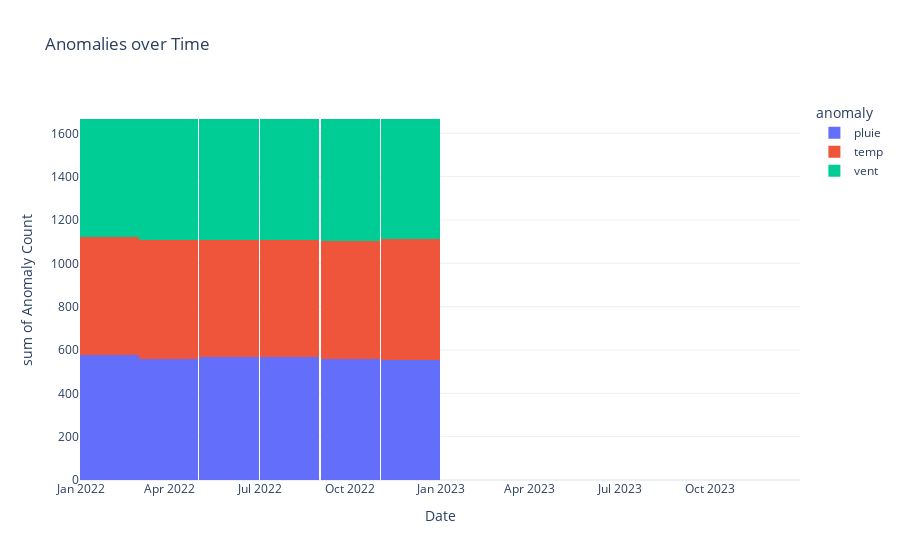

This figure's notebook cell:
### Code cell
df['date'] = pd.to_datetime(df['date']) 
df['date_only'] = df['date'].dt.date
# Group data by date and anomaly, then count the instances
grouped_df = df.groupby(['date_only', 'anomaly']).size().reset_index(name='counts')

# Create line plot with Plotly
fig = px.histogram(grouped_df, x='date_only', y='counts', color='anomaly', 
              title='Anomalies over Time', labels={'date_only': 'Date', 'counts': 'Anomaly Count'})

# Show plot
fig.show()

### Figure 1 — Plotly figure (JSON) as saved in the notebook; plotly's stock layout.template omitted (floating-point values rounded to 4 significant figures)
{"data": [{"alignmentgroup": "True", "bingroup": "x", "histfunc": "sum", "hovertemplate": "anomaly=pluie<br>Date=%{x}<br>sum of Anomaly Count=%{y}<extra></extra>", "legendgroup": "pluie", "marker": {"color": "#636efa", "pattern": {"shape": ""}}, "name": "pluie", "offsetgroup": "pluie", "orientation": "v", "showlegend": true, "type": "histogram", "x": ["2022-01-01", "2022-01-02", "2022-01-03", "2022-01-04", "2022-02-01", "2022-02-02", "2022-02-03", "2022-02-04", "2022-03-01", "2022-03-02", "2022-03-03", "2022-03-04", "2022-04-01", "2022-04-02", "2022-04-03", "2022-04-04", "2022-05-01", "2022-05-02", "2022-05-03", "2022-05-04", "2022-06-01", "2022-06-02", "2022-06-03", "2022-06-04", "2022-07-01", "2022-07-02", "2022-07-03", "2022-07-04", "2022-08-01", "2022-08-02", "2022-08-03", "2022-08-04", "2022-09-01", "2022-09-02", "2022-09-03", "2022-09-04", "2022-10-01", "2022-10-02", "2022-10-03", "2022-10-04", "2022-11-01", "2022-11-02", "2022-11-03", "2022-11-04", "2022-12-01", "2022-12-02", "2022-12-03", "2022-12-04", "2023-11-29"], "xaxis": "x", "y": [102, 80, 77, 23, 85, 92, 107, 9, 86, 86, 95, 20, 62, 87, 97, 27, 89, 94, 88, 26, 64, 93, 80, 32, 87, 82, 74, 26, 98, 103, 79, 17, 100, 76, 85, 23, 79, 83, 69, 43, 68, 82, 86, 41, 86, 76, 71, 42, 1], "yaxis": "y"}, {"alignmentgroup": "True", "bingroup": "x", "histfunc": "sum", "hovertemplate": "anomaly=temp<br>Date=%{x}<br>sum of Anomaly Count=%{y}<extra></extra>", "legendgroup": "temp", "marker": {"color": "#EF553B", "pattern": {"shape": ""}}, "name": "temp", "offsetgroup": "temp", "orientation": "v", "showlegend": true, "type": "histogram", "x": ["2022-01-01", "2022-01-02", "2022-01-03", "2022-01-04", "2022-02-01", "2022-02-02", "2022-02-03", "2022-02-04", "2022-03-01", "2022-03-02", "2022-03-03", "2022-03-04", "2022-04-01", "2022-04-02", "2022-04-03", "2022-04-04", "2022-05-01", "2022-05-02", "2022-05-03", "2022-05-04", "2022-06-01", "2022-06-02", "2022-06-03", "2022-06-04", "2022-07-01", "2022-07-02", "2022-07-03", "2022-07-04", "2022-08-01", "2022-08-02", "2022-08-03", "2022-08-04", "2022-09-01", "2022-09-02", "2022-09-03", "2022-09-04", "2022-10-01", "2022-10-02", "2022-10-03", "2022-10-04", "2022-11-01", "2022-11-02", "2022-11-03", "2022-11-04", "2022-12-01", "2022-12-02", "2022-12-03", "2022-12-04"], "xaxis": "x", "y": [75, 94, 79, 29, 83, 95, 85, 7, 73, 90, 79, 21, 80, 83, 91, 29, 79, 75, 77, 22, 90, 76, 94, 29, 77, 83, 88, 21, 73, 83, 97, 18, 69, 84, 83, 27, 70, 84, 94, 33, 83, 67, 83, 36, 86, 79, 91, 34], "yaxis": "y"}, {"alignmentgroup": "True", "bingroup": "x", "histfunc": "sum", "hovertemplate": "anomaly=vent<br>Date=%{x}<br>sum of Anomaly Count=%{y}<extra></extra>", "legendgroup": "vent", "marker": {"color": "#00cc96", "pattern": {"shape": ""}}, "name": "vent", "offsetgroup": "vent", "orientation": "v", "showlegend": true, "type": "histogram", "x": ["2022-01-01", "2022-01-02", "2022-01-03", "2022-01-04", "2022-02-01", "2022-02-02", "2022-02-03", "2022-02-04", "2022-03-01", "2022-03-02", "2022-03-03", "2022-03-04", "2022-04-01", "2022-04-02", "2022-04-03", "2022-04-04", "2022-05-01", "2022-05-02", "2022-05-03", "2022-05-04", "2022-06-01", "2022-06-02", "2022-06-03", "2022-06-04", "2022-07-01", "2022-07-02", "2022-07-03", "2022-07-04", "2022-08-01", "2022-08-02", "2022-08-03", "2022-08-04", "2022-09-01", "2022-09-02", "2022-09-03", "2022-09-04", "2022-10-01", "2022-10-02", "2022-10-03", "2022-10-04", "2022-11-01", "2022-11-02", "2022-11-03", "2022-11-04", "2022-12-01", "2022-12-02", "2022-12-03", "2022-12-04", "2023-11-29"], "xaxis": "x", "y": [81, 77, 88, 28, 92, 93, 72, 13, 90, 91, 80, 22, 77, 104, 72, 24, 86, 88, 85, 24, 77, 86, 92, 20, 83, 88, 99, 25, 84, 78, 78, 25, 82, 90, 82, 32, 79, 73, 85, 41, 80, 80, 86, 41, 71, 89, 78, 30, 1], "yaxis": "y"}], "layout": {"autosize": true, "barmode": "relative", "legend": {"title": {"text": "anomaly"}, "tracegroupgap": 0}, "title": {"text": "Anomalies over Time"}, "xaxis": {"anchor": "y", "autorange": true, "domain": [0, 1], "range": ["2021-12-31", "2023-12-31"], "title": {"text": "Date"}, "type": "date"}, "yaxis": {"anchor": "x", "autorange": true, "domain": [0, 1], "range": [0, 1754.0], "title": {"text": "sum of Anomaly Count"}, "type": "linear"}}}
